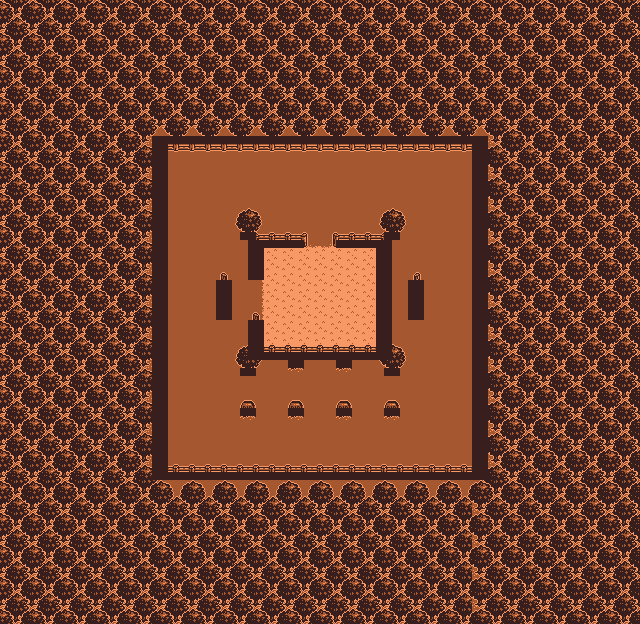

This game map was drawn from its Tiled (.tmx) file and the tilesets committed beside it. A one-line description and the trimmed map source follow:
An orthogonal 80x78 tile map with 8x8 px tiles, 6 tile layers (ground, bottom, middle, top, ...).

<map version="1.0" orientation="orthogonal" renderorder="right-down" width="80" height="78" tilewidth="8" tileheight="8" nextobjectid="1">
 <tileset firstgid="1" name="environment" tilewidth="8" tileheight="8" tilecount="6240" columns="80">
  <image source="../environment.gif" width="640" height="624" />
 </tileset>
 <layer name="ground" width="80" height="78">
  <data>[6240 cells, 6240 non-empty, 1 distinct tile ids]</data>
 </layer>
 <layer name="bottom" width="80" height="78">
  <data>[6240 cells, 4712 non-empty, 30 distinct tile ids]</data>
 </layer>
 <layer name="middle" width="80" height="78">
  <data>[6240 cells, 4337 non-empty, 16 distinct tile ids]</data>
 </layer>
 <layer name="top" width="80" height="78">
  <data>[6240 cells, 456 non-empty, 66 distinct tile ids]</data>
 </layer>
 <layer name="above" width="80" height="78">
  <data>[6240 cells, 56 non-empty, 20 distinct tile ids]</data>
 </layer>
 <layer name="collision" width="80" height="78">
  <data>[6240 cells, 362 non-empty, 4 distinct tile ids]</data>
 </layer>
</map>